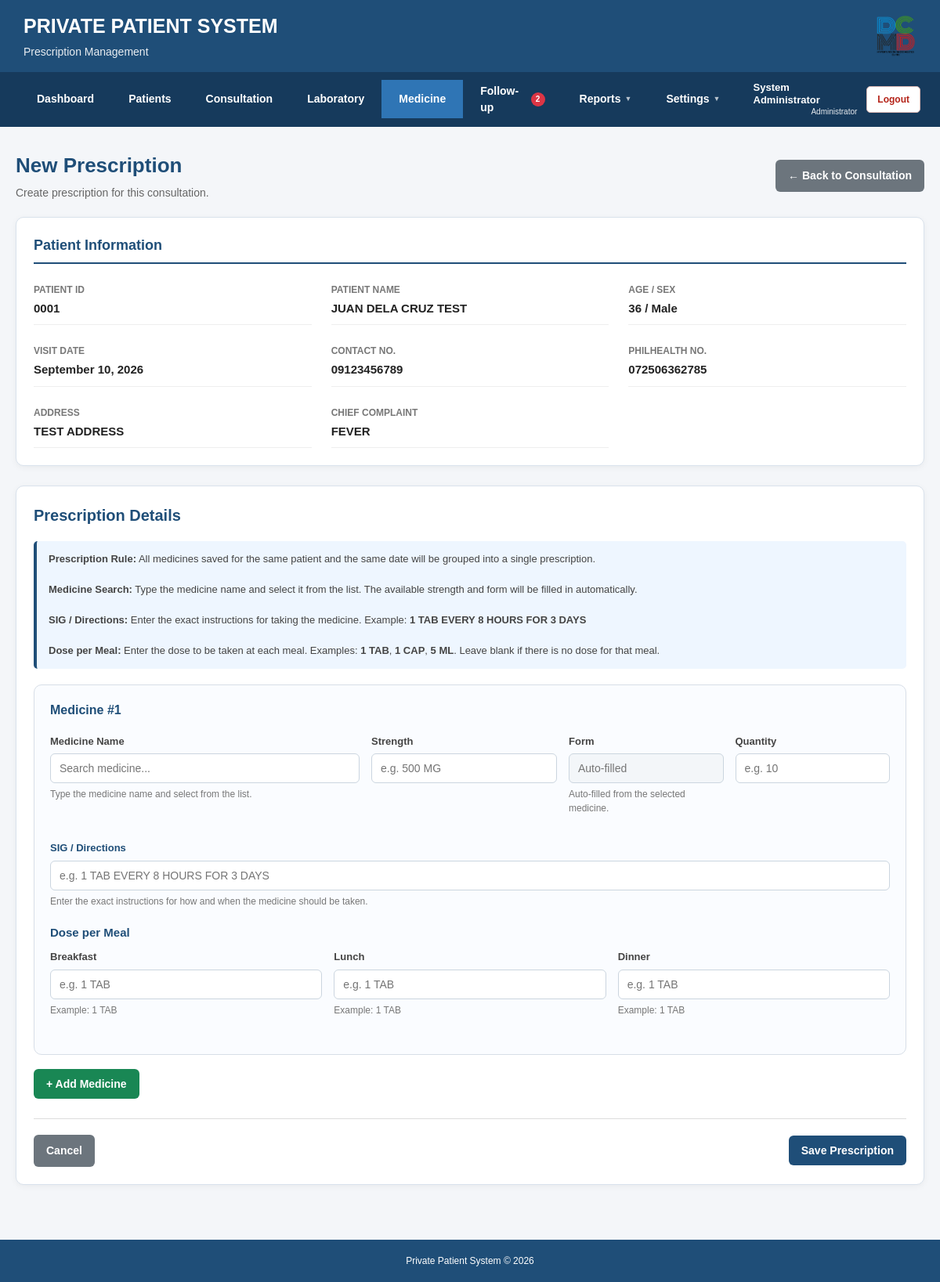
The page /private_patient_system/prescriptions/prescription.php?consultation_id=35 (signed in) on the database its author committed.
### tables this page shows
CREATE TABLE IF NOT EXISTS `consultations` (
  `id` int(11) NOT NULL AUTO_INCREMENT,
  `patient_id` int(11) NOT NULL,
  `visit_date` date NOT NULL,
  `chief_complaint` text,
  `history_illness` text,
  `blood_pressure` varchar(20) DEFAULT NULL,
  `bp_status` varchar(50) DEFAULT NULL,
  `temperature` decimal(4,1) DEFAULT NULL,
  `pulse_rate` int(11) DEFAULT NULL,
  `respiratory_rate` int(11) DEFAULT NULL,
  `oxygen_saturation` int(11) DEFAULT NULL,
  `weight` decimal(5,2) DEFAULT NULL,
  `height` decimal(5,2) DEFAULT NULL,
  `bmi` decimal(5,2) DEFAULT NULL,
  `bmi_status` varchar(30) DEFAULT NULL,
  `assessment` text,
  `medication` text,
  `management` text,
  `follow_up_date` date DEFAULT NULL,
  `remarks` text,
  `created_at` timestamp NOT NULL DEFAULT CURRENT_TIMESTAMP,
  `follow_up_status` varchar(30) NOT NULL DEFAULT 'PENDING',
  PRIMARY KEY (`id`),
  KEY `patient_id` (`patient_id`)
);

CREATE TABLE IF NOT EXISTS `patients` (
  `id` int(11) NOT NULL AUTO_INCREMENT,
  `patient_id` varchar(10) NOT NULL,
  `last_name` varchar(100) NOT NULL,
  `first_name` varchar(100) NOT NULL,
  `middle_name` varchar(100) DEFAULT NULL,
  `birthdate` date NOT NULL,
  `sex` enum('Male','Female') NOT NULL,
  `civil_status` varchar(30) DEFAULT NULL,
  `philhealth_no` varchar(30) DEFAULT NULL,
  `philhealth_yakap_status` varchar(30) DEFAULT NULL,
  `address` text,
  `contact_no` varchar(20) DEFAULT NULL,
  `email` varchar(150) DEFAULT NULL,
  `emergency_contact` varchar(150) DEFAULT NULL,
  `emergency_contact_no` varchar(20) DEFAULT NULL,
  `date_registered` date NOT NULL,
  `status` enum('Active','Inactive','Deceased') NOT NULL DEFAULT 'Active',
  `created_at` timestamp NOT NULL DEFAULT CURRENT_TIMESTAMP,
  PRIMARY KEY (`id`),
  UNIQUE KEY `patient_id` (`patient_id`)
);

### private_patient_system/prescriptions/prescription.php (the view, shortened to what this page needs)
<?php
require_once "../config/database.php";
$consultationId = isset($_GET["consultation_id"])
    ? (int) $_GET["consultation_id"]
    : 0;
$sql = "
    SELECT
        c.id AS consultation_id,
        c.patient_id,
        c.visit_date,
        c.chief_complaint,
        c.follow_up_date,
        p.id AS patient_database_id,
        p.patient_id AS patient_number,
        p.first_name,
        p.middle_name,
        p.last_name,
        p.birthdate,
        p.sex,
        p.address,
        p.contact_no,
        p.philhealth_no
    FROM consultations c
    INNER JOIN patients p
        ON c.patient_id = p.id
    WHERE c.id = ?
    LIMIT 1
";
$stmt = $conn->prepare($sql);
$stmt->bind_param(
    "i",
    $consultationId
);
$stmt->execute();
$result = $stmt->get_result();
$consultation = $result->fetch_assoc();
$fullName = trim(
    $consultation["first_name"] . " " .
    $consultation["middle_name"] . " " .
    $consultation["last_name"]
);
$fullName = preg_replace(
    '/\s+/',
    ' ',
    $fullName
);
$age = "";
if (!empty($consultation["birthdate"])) {
    try {
        $birthDate = new DateTime(
            $consultation["birthdate"]
        );
        $today = new DateTime();
        $age = $birthDate->diff($today)->y;
    } catch (Exception $e) {
        $age = "";
    }
}
$sex = !empty($consultation["sex"])
    ? $consultation["sex"]
    : "";
$address = !empty($consultation["address"])
    ? $consultation["address"]
    : "";
$contactNo = !empty($consultation["contact_no"])
    ? $consultation["contact_no"]
    : "";
$philhealthNo = !empty($consultation["philhealth_no"])
    ? $consultation["philhealth_no"]
    : "";
$visitDate = !empty($consultation["visit_date"])
    ? date(
        "F j, Y",
        strtotime($consultation["visit_date"])
    )
    : "";
$chiefComplaint = !empty(
    $consultation["chief_complaint"]
)
    ? $consultation["chief_complaint"]
    : "";
include "../includes/header.php";
include "../includes/navigation.php";
?>
<div class="prescription-container">
    <div class="page-top">
        <div>
            <h2>
                New Prescription
            </h2>
            <p>
                Create prescription for this consultation.
            </p>
        </div>
        <div>
            <a
                href="../patients/consultation_view.php?id=<?php echo $consultationId; ?>"
                class="btn btn-secondary"
            >
                ← Back to Consultation
            </a>
        </div>
    </div>
    <div class="patient-card">
        <div class="patient-card-title">
            Patient Information
        </div>
        <div class="patient-grid">
            <div class="info-item">
                <span class="info-label">
                    Patient ID
                </span>
                <div class="info-value">
                    <?php
                    echo htmlspecialchars(
                        $consultation["patient_number"]
                    );
                    ?>
                </div>
            </div>
            <div class="info-item">
                <span class="info-label">
                    Patient Name
                </span>
                <div class="info-value">
                    <?php
                    echo htmlspecialchars(
                        $fullName
                    );
                    ?>
                </div>
            </div>
            <div class="info-item">
                <span class="info-label">
                    Age / Sex
                </span>
                <div class="info-value">
                    <?php
                    echo htmlspecialchars(
                        $age
                    );
                    if (
                        $age !== ""
                        &&
                        $sex !== ""
                    ) {
                        echo " / ";
                    }
                    echo htmlspecialchars(
                        $sex
                    );
                    ?>
                </div>
            </div>
            <div class="info-item">
                <span class="info-label">
                    Visit Date
                </span>
                <div class="info-value">
                    <?php
                    echo htmlspecialchars(
                        $visitDate
                    );
                    ?>
                </div>
            </div>
            <div class="info-item">
                <span class="info-label">
                    Contact No.
                </span>
                <div class="info-value">
                    <?php
                    echo htmlspecialchars(
                        $contactNo
                    );
                    ?>
                </div>
            </div>
            <div class="info-item">
                <span class="info-label">
                    PhilHealth No.
                </span>
                <div class="info-value">
                    <?php
                    if ($philhealthNo !== "") {
                        echo htmlspecialchars(
                            $philhealthNo
                        );
                    } else {
                        echo "-";
                    }
                    ?>
                </div>
            </div>
            <div class="info-item">
                <span class="info-label">
                    Address
                </span>
                <div class="info-value">
                    <?php
                    echo htmlspecialchars(
                        $address
                    );
                    ?>
                </div>
            </div>
            <div class="info-item">
                <span class="info-label">
                    Chief Complaint
                </span>
                <div class="info-value">
                    <?php
                    if ($chiefComplaint !== "") {
                        echo htmlspecialchars(
                            $chiefComplaint
                        );
                    } else {
                        echo "-";
                    }
                    ?>
                </div>
            </div>
        </div>
    </div>
    <div class="prescription-card">
        <div class="section-title">
            Prescription Details
        </div>
        <div class="notice">
            <strong>Prescription Rule:</strong>
            All medicines saved for the same patient and the same date
            will be grouped into a single prescription.
            <br>
            <br>
            <strong>Medicine Search:</strong>
            Type the medicine name and select it from the list.
            The available strength and form will be filled in automatically.
            <br>
            <br>
            <strong>SIG / Directions:</strong>
            Enter the exact instructions for taking the medicine.
            Example:
            <strong>
                1 TAB EVERY 8 HOURS FOR 3 DAYS
            </strong>
            <br>
            <br>
            <strong>Dose per Meal:</strong>
            Enter the dose to be taken at each meal.
            Examples:
            <strong>1 TAB</strong>,
            <strong>1 CAP</strong>,
            <strong>5 ML</strong>.
            Leave blank if there is no dose for that meal.
        </div>
        <form
            method="POST"
            action="save_prescription.php"
            id="prescriptionForm"
        >
            <div id="medicineContainer">
                <div class="medicine-row">
                    <div class="medicine-row-header">
                        <div class="medicine-number">
                        </div>
                    </div>
                    <div class="form-grid">
                        <div class="form-group medicine-search-group">
                            <label>
                                Medicine Name
                            </label>
                            <div class="medicine-search-wrapper">
                                <input
                                    type="text"
                                    name="medicine_name[]"
                                    class="uppercase-field medicine-search-input"
                                    placeholder="Search medicine..."
                                    autocomplete="off"
                                    required
                                >
                            </div>
                            <div class="medicine-help">
                                Type the medicine name and select from the list.
                            </div>
                        </div>
                        <div class="form-group">
                            <label>
                                Strength
                            </label>
                            <input
                                type="text"
                                name="strength[]"
                                class="uppercase-field medicine-strength"
                                placeholder="e.g. 500 MG"
                            >
                        </div>
                        <div class="form-group">
                            <label>
                                Form
                            </label>
                            <input
                                type="text"
                                name="medicine_form[]"
                                class="medicine-form-input"
                                placeholder="Auto-filled"
                                readonly
                            >
                            <div class="medicine-selection-status">
                                Auto-filled from the selected medicine.
                            </div>
                        </div>
                        <div class="form-group">
                            <label>
                                Quantity
                            </label>
                            <input
                                type="number"
                                name="quantity[]"
                                placeholder="e.g. 10"
                                min="1"
                                step="1"
                                inputmode="numeric"
                            >
                        </div>
                    </div>
                    <div class="sig-group">
                        <label>
                            SIG / Directions
                        </label>
                        <input
                            type="text"
                            name="sig[]"
                            class="uppercase-field"
                            maxlength="255"
                            placeholder="e.g. 1 TAB EVERY 8 HOURS FOR 3 DAYS"
                        >
                        <div class="sig-help">
                            Enter the exact instructions for how and when the medicine should be taken.
                        </div>
                    </div>
                    <div class="meal-title">
                        Dose per Meal
                    </div>
                    <div class="meal-grid">
                        <div class="form-group">
                            <label>
                                Breakfast
                            </label>
                            <input
                                type="text"
                                name="breakfast[]"
                                class="uppercase-field"
                                placeholder="e.g. 1 TAB"
                            >
                            <div class="meal-help">
                                Example:
                                1 TAB
                            </div>
                        </div>
                        <div class="form-group">
                            <label>
                                Lunch
                            </label>
                            <input
                                type="text"
                                name="lunch[]"
                                class="uppercase-field"
                                placeholder="e.g. 1 TAB"
                            >
                            <div class="meal-help">
                                Example:
                                1 TAB
                            </div>
                        </div>
                        <div class="form-group">
                            <label>
                                Dinner
                            </label>
                            <input
                                type="text"
                                name="dinner[]"
                                class="uppercase-field"
                                placeholder="e.g. 1 TAB"
                            >
                            <div class="meal-help">
                                Example:
                                1 TAB
                            </div>
                        </div>
                    </div>
                </div>
            </div>
            <div class="add-medicine-container">
                <button
                    type="button"
                    class="btn btn-success"
                    id="addMedicineBtn"
                >
                    + Add Medicine
                </button>
            </div>
            <div class="form-actions">
                <div class="form-actions-left">
                    <a
                        href="../patients/consultation_view.php?id=<?php echo $consultationId; ?>"
                        class="btn btn-secondary"
                    >
                        Cancel
                    </a>
                </div>
                <div class="form-actions-right">
                    <button
                        type="submit"
                        class="btn btn-primary"
                    >
                        Save Prescription
                    </button>
                </div>
            </div>
        </form>
    </div>
</div>
<?php
include "../includes/footer.php";
?>

### rows shown on the page
consultations: patient.patient_id "0001", patient.last_name "JUAN DELA CRUZ TEST", patient.birthdate "36", patient.sex "Male", visit_date "September 10, 2026", patient.contact_no "09123456789", patient.philhealth_no "072506362785", patient.address "TEST ADDRESS", chief_complaint "FEVER"

### other values the page prints
$pageSubtitle "Prescription Management"
$followUpDueSoonCount "2"
$loggedInName "System Administrator"
$loggedInRole "Administrator"
